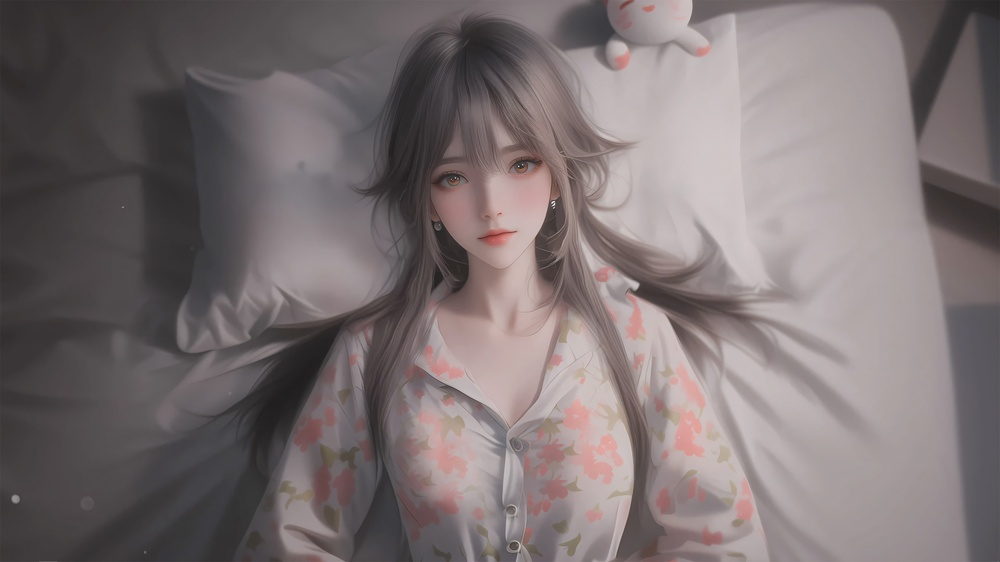
#> input picture resources/test.jpg, 1000 x 562 px, shrunk from 1920 x 1080 before the run
$ python -i cross_entropy.py   (imports and definitions only)
#> lines starting #> are read from the running program, lines starting #| are printed output that depends on the picture; after the words box and inside, x2 and y2 are one past the last pixel; in counts of white or black regions, pixels touching at a corner belong together
import cv2
import numpy as np
from skimage import measure
from skimage.measure import regionprops
from copy import deepcopy
from scipy.signal import argrelextrema
from skimage.filters.rank import entropy
from skimage.morphology import disk


def process(image: np.ndarray):
    if len(image.shape) == 2:
        pass
    if image.shape[2] == 1:
        image = image[:, :, 0]
    elif image.shape[2] == 3:
        image = cv2.cvtColor(image, cv2.COLOR_RGB2GRAY)
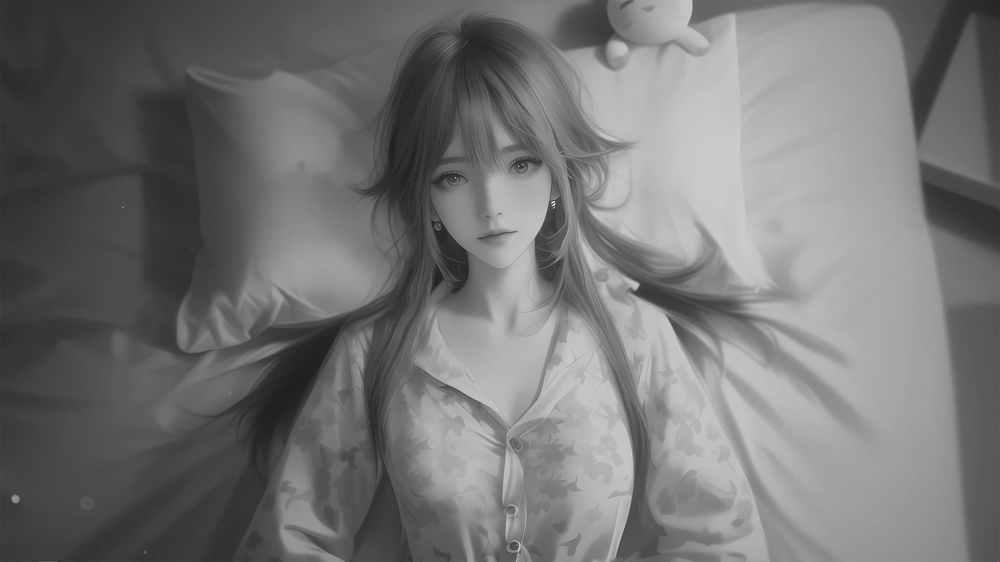
#> image: shape (562, 1000); min 30, max 254, mean 116.2
    elif image.shape[2] == 4:
        image = cv2.cvtColor(image, cv2.COLOR_RGBA2GRAY)

    source = deepcopy(image)
    ent = entropy(source, disk(5))
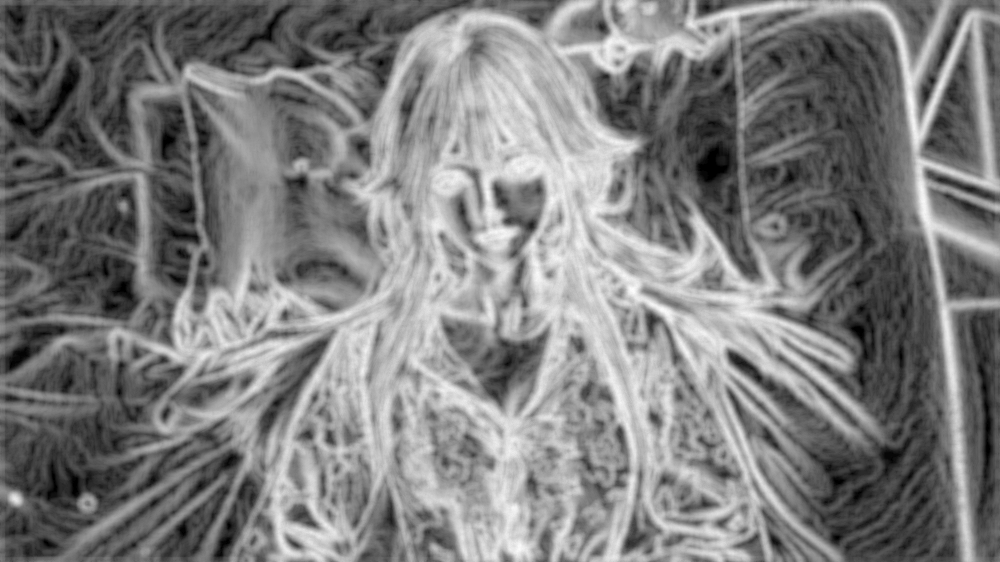
#> ent: shape (562, 1000) float64; min 0, max 5.96, mean 2.95; drawn with min black and max white
    hist = list(np.histogram(ent, 30))
#> hist = 2 items
    minindex = list(argrelextrema(hist[0], np.less))
#> minindex = [[1, 15, 20]]

    thresh_localminimal = 0
    for i in range(len(minindex[0])):
        temp_thresh = hist[1][minindex[0][i]]
        if 1 < temp_thresh < 4:
            thresh_localminimal = temp_thresh
#> this loop made 3 passes
#> (temp_thresh, thresh_localminimal) on passes 2 to 3: (2.98, 2.98), (3.97, 3.97)
#> temp_thresh on pass 1: 0.199

    eimage = entropy(image, disk(3))
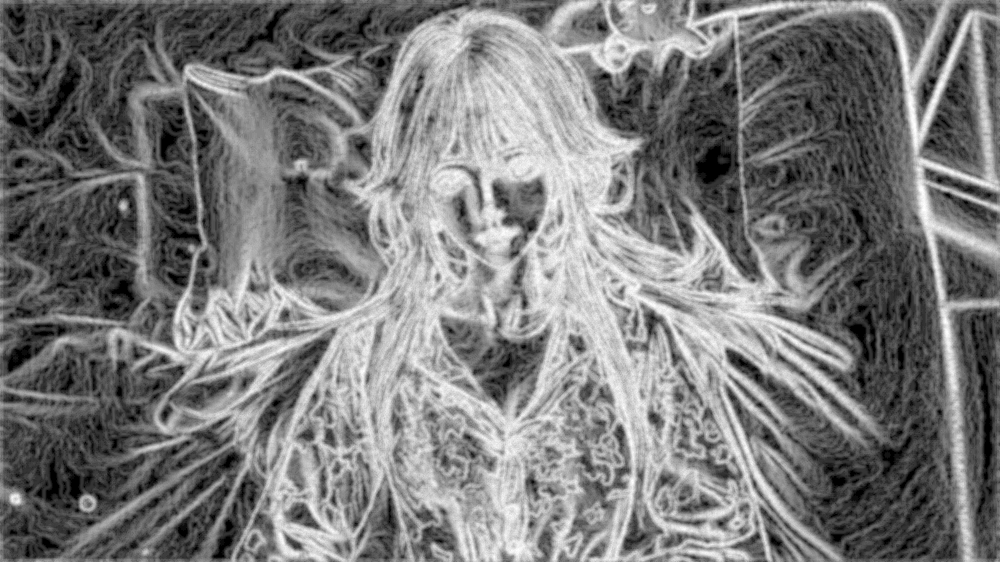
#> eimage: shape (562, 1000) float64; min 0, max 4.86, mean 2.34; drawn with min black and max white
    new_picture = np.ndarray(shape=eimage.shape)  # [[False] * image.shape[1]] * image.shape[0]
    for rn, row in enumerate(eimage):
        for pn, pixel in enumerate(row):
            if pixel < thresh_localminimal:
                new_picture[rn, pn] = True
            else:
                new_picture[rn, pn] = False
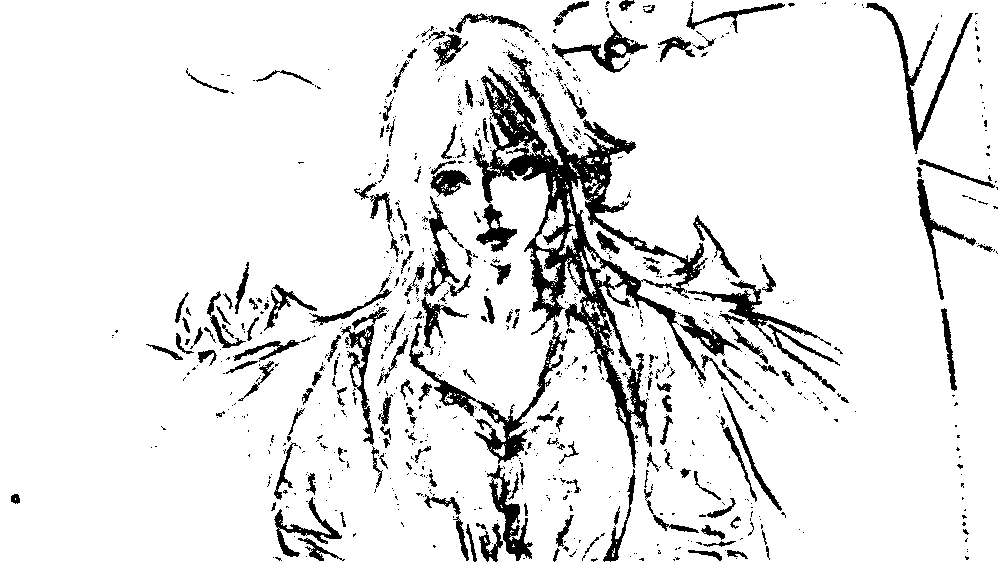
#> new_picture: shape (562, 1000) float64; values 0 (black) and 1 (white), 90.4% white; 862 black regions (679 under 20 px), largest, box (x1, y1, x2, y2) and area: (409, 50, 708, 468) 20112, (866, 3, 973, 154) 1713, (487, 465, 533, 561) 1371
    entropy_image = new_picture.astype('b')

    thresh1 = (255 * entropy_image).astype('uint8')
    mask_255 = cv2.bitwise_not(deepcopy(thresh1))
#> mask_255: shape (562, 1000); 9.6% white; 862 white regions (679 under 20 px)

    redolbl = measure.label(np.array(mask_255), connectivity=2)
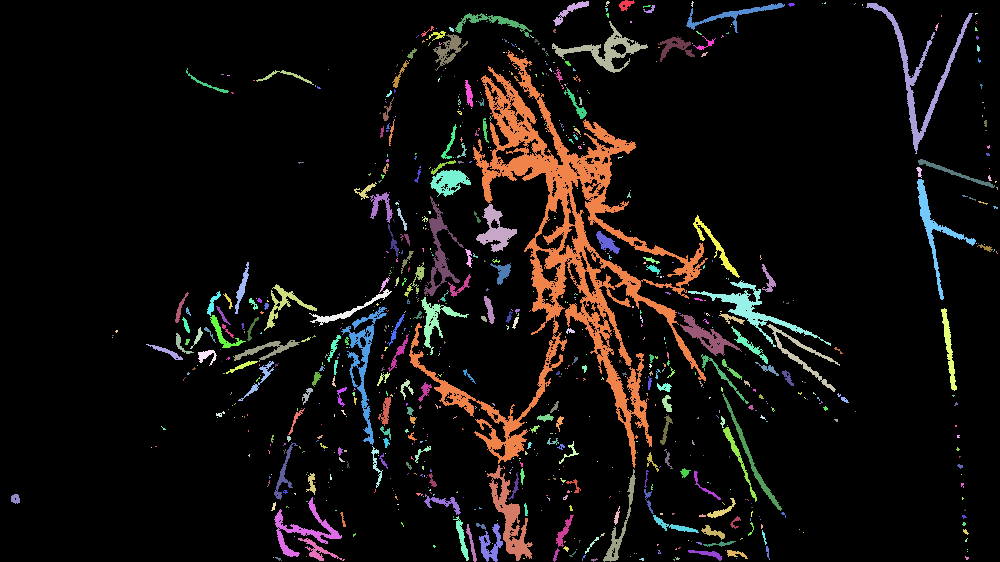
#> redolbl: shape (562, 1000) int64; 863 distinct labels, from 0 to 862; one colour per label, 0 black
    redprops = regionprops(redolbl)
#> redprops = 862 regions; largest, box (x1, y1, x2, y2) and area: (409, 50, 708, 468) 20112, (866, 3, 973, 154) 1713, (487, 465, 533, 561) 1371, (688, 280, 831, 347) 1327, (341, 307, 387, 445) 1214

    redAreaData = []
    for r in range(len(redprops)):
        redAreaData.append(redprops[r].area)
#> after the loop, redAreaData = 862 values, max 20112 at index 61, min 1 at index 7, mean 62.9

    # 新方法
    redAreaData = sorted(enumerate(redAreaData), key=lambda p: p[1], reverse=True)
#> redAreaData = 862 pairs, first value 0 to 861, second value 1 to 20112
    # choses = [i for i, v in redAreaData]
    choses = []
    for i, v in redAreaData:
        if v > 0 and v / sum(p[1] for p in redAreaData[:i+1]) > 0.005:
            choses.append(i)
        else:
            break
#> this loop made 32 passes
#> (i, v) on passes 1 to 12: (61, 20112), (9, 1713), (690, 1371), (310, 1327), (357, 1214), (21, 1116), (215, 935), (227, 900), (765, 875), (233, 788), (377, 728), (211, 616)
#> after the loop, choses = 31 values, max 822 at index 30, min 5 at index 15, mean 339
    max_mask = np.zeros_like(image)
    for chose in choses:
        max_mask[redolbl == chose + 1] = 255
#> this loop made 31 passes
#> chose on passes 1 to 12: 61, 9, 690, 310, 357, 21, 215, 227, 765, 233, 377, 211
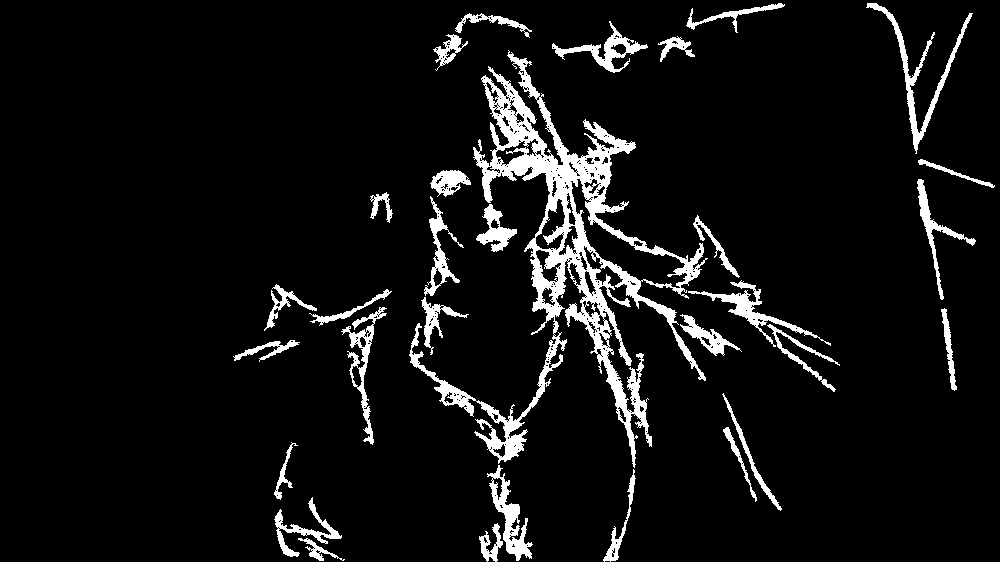
#> max_mask: shape (562, 1000); 7.1% white; 31 white regions, largest, box (x1, y1, x2, y2) and area: (409, 50, 708, 468) 20112, (866, 3, 973, 154) 1713, (487, 465, 533, 561) 1371

    return max_mask

>>> import cv2
>>> picture = cv2.cvtColor(cv2.imread('../../../resources/test.jpg'), cv2.COLOR_BGR2RGB)
>>> result = process(picture)
